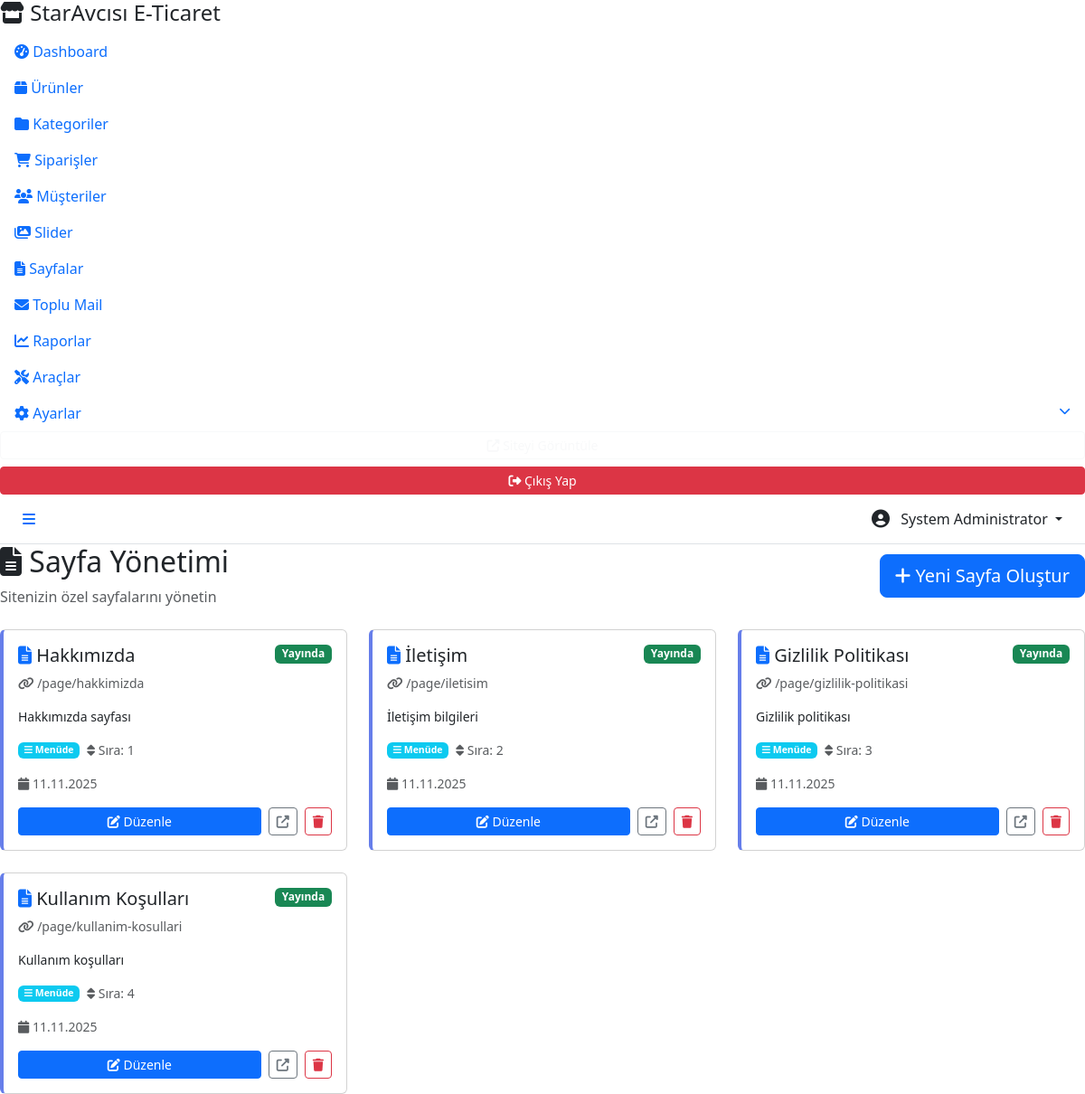
The page /admin/pages/index.php (signed in) on the database its author committed.
### tables this page shows
CREATE TABLE IF NOT EXISTS `pages` (
  `id` int(11) NOT NULL AUTO_INCREMENT,
  `title` varchar(255) NOT NULL,
  `slug` varchar(255) NOT NULL,
  `content` longtext,
  `meta_description` text DEFAULT NULL,
  `meta_keywords` varchar(255) DEFAULT NULL,
  `show_in_menu` tinyint(1) DEFAULT 1,
  `menu_order` int(11) DEFAULT 0,
  `status` tinyint(1) DEFAULT 1,
  `sort_order` int(11) DEFAULT 0,
  `created_at` timestamp NOT NULL DEFAULT CURRENT_TIMESTAMP,
  `updated_at` timestamp NOT NULL DEFAULT CURRENT_TIMESTAMP ON UPDATE CURRENT_TIMESTAMP,
  PRIMARY KEY (`id`),
  UNIQUE KEY `slug` (`slug`),
  KEY `status` (`status`),
  KEY `show_in_menu` (`show_in_menu`)
);

### includes/security.php (called while the page is built, shortened)
<?php
function get($key = null, $default = null) {
    return $_GET[$key] ?? $default;
}

### includes/database.php (called while the page is built, shortened)
<?php
class Database {
    private static $instance = null;
    private $connection;
    private function __construct() {
        try {
            $dsn = "mysql:host=" . DB_HOST . ";dbname=" . DB_NAME . ";charset=" . DB_CHARSET;
            $options = [
                PDO::ATTR_ERRMODE            => PDO::ERRMODE_EXCEPTION,
                PDO::ATTR_DEFAULT_FETCH_MODE => PDO::FETCH_ASSOC,
                PDO::ATTR_EMULATE_PREPARES   => false,
                PDO::MYSQL_ATTR_INIT_COMMAND => "SET NAMES " . DB_CHARSET
            ];
            $this->connection = new PDO($dsn, DB_USER, DB_PASS, $options);
        } catch (PDOException $e) {
            error_log("Database Connection Error: " . $e->getMessage());
            die("Veritabanı bağlantı hatası. Lütfen daha sonra tekrar deneyin.");
        }
    }
    public static function getInstance() {
        if (self::$instance === null) {
            self::$instance = new self();
        }
        return self::$instance;
    }
    public function getConnection() {
        return $this->connection;
    }
}
function getDB() {
    return Database::getInstance()->getConnection();
}
function dbQuery($sql, $params = []) {
    try {
        $db = getDB();
        $stmt = $db->prepare($sql);
        $stmt->execute($params);
        return $stmt->fetchAll();
    } catch (PDOException $e) {
        error_log("Query Error: " . $e->getMessage() . " | SQL: " . $sql);
        return false;
    }
}

### includes/functions.php (called while the page is built, shortened)
<?php
function siteUrl($path = '') {
    return rtrim(SITE_URL, '/') . '/' . ltrim($path, '/');
}
function formatDate($date, $format = 'd.m.Y H:i') {
    return date($format, strtotime($date));
}
function truncate($text, $length = 100, $suffix = '...') {
    if (mb_strlen($text) <= $length) {
        return $text;
    }
    return mb_substr($text, 0, $length) . $suffix;
}

### admin/pages/index.php (the view, shortened to what this page needs)
<?php
$pages = dbQuery("SELECT * FROM pages ORDER BY menu_order ASC, sort_order ASC, title ASC");
$editPage = get('edit') ? dbQueryOne("SELECT * FROM pages WHERE id = ?", [get('edit')]) : null;
require_once '../includes/header.php';
?>
<div class="d-flex justify-content-between align-items-center mb-4">
    <div>
        <h2><i class="fas fa-file-alt"></i> Sayfa Yönetimi</h2>
        <p class="text-muted mb-0">Sitenizin özel sayfalarını yönetin</p>
    </div>
    <?php if (!get('edit') && !get('create')): ?>
        <a href="?create=1" class="btn btn-primary btn-lg">
            <i class="fas fa-plus"></i> Yeni Sayfa Oluştur
        </a>
    <?php endif; ?>
</div>
<?php if (get('edit') || get('create')): ?>
    <form method="POST">
        <?php echo csrfField(); ?>
        <?php if ($editPage): ?>
            <input type="hidden" name="id" value="<?php echo $editPage['id']; ?>">
        <?php endif; ?>
        <div class="row g-4">
            <div class="col-lg-9">
                <div class="card page-card mb-4">
                    <div class="card-header bg-primary text-white">
                        <h5 class="mb-0"><i class="fas fa-edit"></i> <?php echo $editPage ? 'Sayfa Düzenle' : 'Yeni Sayfa'; ?></h5>
                    </div>
                    <div class="card-body">
                        <div class="mb-3">
                            <label class="form-label">Sayfa Başlığı <span class="text-danger">*</span></label>
                            <input type="text" name="title" id="pageTitle" class="form-control form-control-lg"
                                value="<?php echo htmlspecialchars($editPage['title'] ?? ''); ?>"
                                placeholder="Örn: Hakkımızda, İletişim, Gizlilik Politikası" required>
                            <?php if ($editPage): ?>
                                <small class="text-muted">
                                    <i class="fas fa-link"></i> URL: <?php echo siteUrl('page/' . $editPage['slug']); ?>
                                </small>
                            <?php endif; ?>
                        </div>
                        <div class="mb-3">
                            <label class="form-label">Sayfa İçeriği</label>
                            <textarea name="content" id="pageContent" class="form-control" rows="20"><?php echo htmlspecialchars($editPage['content'] ?? ''); ?></textarea>
                        </div>
                    </div>
                </div>
                <div class="card page-card">
                    <div class="card-header bg-success text-white">
                        <h5 class="mb-0"><i class="fas fa-search"></i> SEO Ayarları</h5>
                    </div>
                    <div class="card-body">
                        <div class="mb-3">
                            <label class="form-label">Meta Açıklama</label>
                            <textarea name="meta_description" class="form-control" rows="3"
                                placeholder="Sayfanızın kısa açıklaması (Google'da görünür, 150-160 karakter önerilir)"
                                maxlength="160"><?php echo htmlspecialchars($editPage['meta_description'] ?? ''); ?></textarea>
                            <small class="text-muted">
                                <span id="metaDescLength">0</span>/160 karakter
                            </small>
                        </div>
                        <div class="mb-3">
                            <label class="form-label">Meta Anahtar Kelimeler</label>
                            <input type="text" name="meta_keywords" class="form-control"
                                value="<?php echo htmlspecialchars($editPage['meta_keywords'] ?? ''); ?>"
                                placeholder="kelime1, kelime2, kelime3">
                            <small class="text-muted">Virgülle ayırın</small>
                        </div>
                    </div>
                </div>
            </div>
            <div class="col-lg-3">
                <div class="card page-card mb-4">
                    <div class="card-header bg-white">
                        <h5 class="mb-0"><i class="fas fa-cog"></i> Yayın Ayarları</h5>
                    </div>
                    <div class="card-body">
                        <div class="mb-3">
                            <div class="form-check form-switch">
                                <input type="checkbox" name="status" class="form-check-input" id="pageStatus"
                                    <?php echo (!$editPage || $editPage['status']) ? 'checked' : ''; ?>>
                                <label class="form-check-label" for="pageStatus">
                                    <strong>Yayında</strong>
                                    <small class="d-block text-muted">Pasifse ziyaretçiler göremez</small>
                                </label>
                            </div>
                        </div>
                        <div class="mb-3">
                            <div class="form-check form-switch">
                                <input type="checkbox" name="show_in_menu" class="form-check-input" id="showInMenu"
                                    <?php echo (!$editPage || $editPage['show_in_menu']) ? 'checked' : ''; ?>>
                                <label class="form-check-label" for="showInMenu">
                                    <strong>Menüde Göster</strong>
                                    <small class="d-block text-muted">Footer menüsünde görünsün mü?</small>
                                </label>
                            </div>
                        </div>
                        <div class="mb-3">
                            <label class="form-label">Menü Sırası</label>
                            <input type="number" name="menu_order" class="form-control"
                                value="<?php echo $editPage['menu_order'] ?? 0; ?>" min="0">
                            <small class="text-muted">Menüdeki sıra (0=ilk)</small>
                        </div>
                        <div class="mb-3">
                            <label class="form-label">Genel Sıra</label>
                            <input type="number" name="sort_order" class="form-control"
                                value="<?php echo $editPage['sort_order'] ?? 0; ?>" min="0">
                        </div>
                        <hr>
                        <button type="submit" class="btn btn-primary w-100 mb-2">
                            <i class="fas fa-save"></i> Kaydet
                        </button>
                        <a href="index.php" class="btn btn-secondary w-100">
                            <i class="fas fa-times"></i> İptal
                        </a>
                        <?php if ($editPage): ?>
                            <hr>
                            <a href="?delete=<?php echo $editPage['id']; ?>" class="btn btn-danger w-100 delete-confirm">
                                <i class="fas fa-trash"></i> Sil
                            </a>
                        <?php endif; ?>
                    </div>
                </div>
                <div class="card">
                    <div class="card-header bg-info text-white">
                        <h6 class="mb-0"><i class="fas fa-lightbulb"></i> İpuçları</h6>
                    </div>
                    <div class="card-body">
                        <small>
                            <ul class="ps-3 mb-0">
                                <li>SEO için meta açıklama ekleyin</li>
                                <li>Başlıkta anahtar kelime kullanın</li>
                                <li>İçeriğe resim ekleyebilirsiniz</li>
                                <li>Menü sırası düşük olanlar başta görünür</li>
                            </ul>
                        </small>
                    </div>
                </div>
            </div>
        </div>
    </form>
    <script src="https://cdn.tiny.cloud/1/no-api-key/tinymce/6/tinymce.min.js"></script>
    <script>
    tinymce.init({
        selector: '#pageContent',
        height: 600,
        menubar: true,
        plugins: [
            'advlist', 'autolink', 'lists', 'link', 'image', 'charmap', 'preview',
            'anchor', 'searchreplace', 'visualblocks', 'code', 'fullscreen',
            'insertdatetime', 'media', 'table', 'help', 'wordcount'
        ],
        toolbar: 'undo redo | blocks | bold italic forecolor backcolor | alignleft aligncenter alignright alignjustify | bullist numlist outdent indent | removeformat | image link | code | help',
        content_style: 'body { font-family: -apple-system, BlinkMacSystemFont, "Segoe UI", Roboto, "Helvetica Neue", Arial, sans-serif; font-size: 14px; line-height: 1.6; }',
        language: 'tr_TR'
    });
    // Meta description character counter
    const metaDescInput = document.querySelector('[name="meta_description"]');
    const metaDescCounter = document.getElementById('metaDescLength');
    if (metaDescInput) {
        metaDescInput.addEventListener('input', function() {
            metaDescCounter.textContent = this.value.length;
            if (this.value.length > 160) {
                metaDescCounter.classList.add('text-danger');
            } else {
                metaDescCounter.classList.remove('text-danger');
            }
        });
        // Trigger on load
        metaDescInput.dispatchEvent(new Event('input'));
    }
    </script>
<?php else: ?>
    <?php if (empty($pages)): ?>
        <div class="card">
            <div class="card-body text-center py-5">
                <i class="fas fa-file-alt text-muted" style="font-size: 4rem;"></i>
                <h4 class="mt-3">Henüz Sayfa Yok</h4>
                <p class="text-muted">Hadi ilk sayfanızı oluşturun!</p>
                <a href="?create=1" class="btn btn-primary">
                    <i class="fas fa-plus"></i> Yeni Sayfa Oluştur
                </a>
            </div>
        </div>
    <?php else: ?>
        <div class="row g-4">
            <?php foreach ($pages as $page): ?>
                <div class="col-md-6 col-lg-4">
                    <div class="card page-card h-100">
                        <div class="card-body">
                            <div class="d-flex justify-content-between align-items-start mb-2">
                                <h5 class="card-title mb-0">
                                    <i class="fas fa-file-alt text-primary"></i>
                                    <?php echo htmlspecialchars($page['title']); ?>
                                </h5>
                                <?php if ($page['status']): ?>
                                    <span class="badge bg-success">Yayında</span>
                                <?php else: ?>
                                    <span class="badge bg-secondary">Pasif</span>
                                <?php endif; ?>
                            </div>
                            <p class="card-text text-muted small">
                                <i class="fas fa-link"></i> /page/<?php echo htmlspecialchars($page['slug']); ?>
                            </p>
                            <?php if ($page['meta_description']): ?>
                                <p class="card-text small">
                                    <?php echo truncate($page['meta_description'], 100); ?>
                                </p>
                            <?php endif; ?>
                            <div class="d-flex gap-2 align-items-center text-muted small mb-3">
                                <?php if ($page['show_in_menu']): ?>
                                    <span class="badge bg-info text-white">
                                        <i class="fas fa-bars"></i> Menüde
                                    </span>
                                <?php endif; ?>
                                <span>
                                    <i class="fas fa-sort"></i> Sıra: <?php echo $page['menu_order']; ?>
                                </span>
                            </div>
                            <div class="text-muted small mb-3">
                                <i class="fas fa-calendar"></i> <?php echo formatDate($page['created_at'], 'd.m.Y'); ?>
                            </div>
                            <div class="d-flex gap-2">
                                <a href="?edit=<?php echo $page['id']; ?>" class="btn btn-sm btn-primary flex-fill">
                                    <i class="fas fa-edit"></i> Düzenle
                                </a>
                                <a href="<?php echo siteUrl('page/' . $page['slug']); ?>" target="_blank" class="btn btn-sm btn-outline-secondary">
                                    <i class="fas fa-external-link-alt"></i>
                                </a>
                                <a href="?delete=<?php echo $page['id']; ?>" class="btn btn-sm btn-outline-danger delete-confirm">
                                    <i class="fas fa-trash"></i>
                                </a>
                            </div>
                        </div>
                    </div>
                </div>
            <?php endforeach; ?>
        </div>
    <?php endif; ?>
<?php endif; ?>
<?php require_once '../includes/footer.php'; ?>

### rows shown on the page
pages: title "Hakkımızda", status "Yayında", slug "hakkimizda", meta_description "Hakkımızda sayfası", show_in_menu 1 (drawn), menu_order "1", created_at "11.11.2025"
pages: title "İletişim", status "Yayında", slug "iletisim", meta_description "İletişim bilgileri", show_in_menu 1 (drawn), menu_order "2", created_at "11.11.2025"
pages: title "Gizlilik Politikası", status "Yayında", slug "gizlilik-politikasi", meta_description "Gizlilik politikası", show_in_menu 1 (drawn), menu_order "3", created_at "11.11.2025"
pages: title "Kullanım Koşulları", status "Yayında", slug "kullanim-kosullari", meta_description "Kullanım koşulları", show_in_menu 1 (drawn), menu_order "4", created_at "11.11.2025"

### other values the page prints
$admin['full_name'] "System Administrator"
